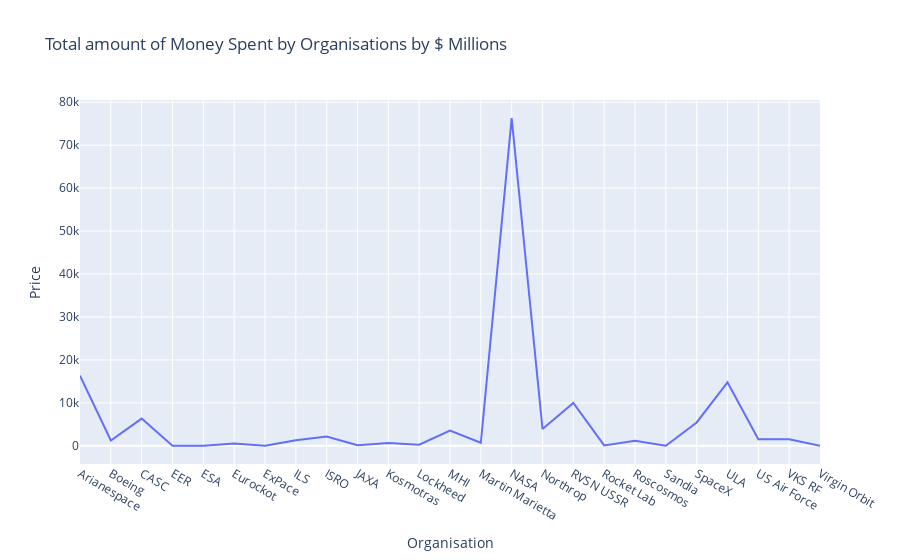

Notebook code cell kept with this figure:
### Code cell
fig_f = px.line(data_frame=price_org, x='Organisation', y='Price', title='Total amount of Money Spent by Organisations by $ Millions')
fig_f

### Figure 1 — Plotly figure (JSON) as saved in the notebook; plotly's stock layout.template omitted (floating-point values rounded to 4 significant figures)
{"data": [{"hovertemplate": "Organisation=%{x}<br>Price=%{y}<extra></extra>", "legendgroup": "", "line": {"color": "#636efa", "dash": "solid"}, "marker": {"symbol": "circle"}, "mode": "lines", "name": "", "orientation": "v", "showlegend": false, "type": "scatter", "x": ["Arianespace", "Boeing", "CASC", "EER", "ESA", "Eurockot", "ExPace", "ILS", "ISRO", "JAXA", "Kosmotras", "Lockheed", "MHI", "Martin Marietta", "NASA", "Northrop", "RVSN USSR", "Rocket Lab", "Roscosmos", "Sandia", "SpaceX", "ULA", "US Air Force", "VKS RF", "Virgin Orbit"], "xaxis": "x", "y": [16345, 1241, 6340.0, 20, 37, 543.4, 28.3, 1320, 2177, 168, 638, 280, 3532.0, 721.4, 76280, 3930, 10000, 97.5, 1188.0, 15, 5444, 14798, 1551.0, 1549.0, 12], "yaxis": "y"}], "layout": {"legend": {"tracegroupgap": 0}, "title": {"text": "Total amount of Money Spent by Organisations by $ Millions"}, "xaxis": {"anchor": "y", "domain": [0, 1], "title": {"text": "Organisation"}}, "yaxis": {"anchor": "x", "domain": [0, 1], "title": {"text": "Price"}}}}
